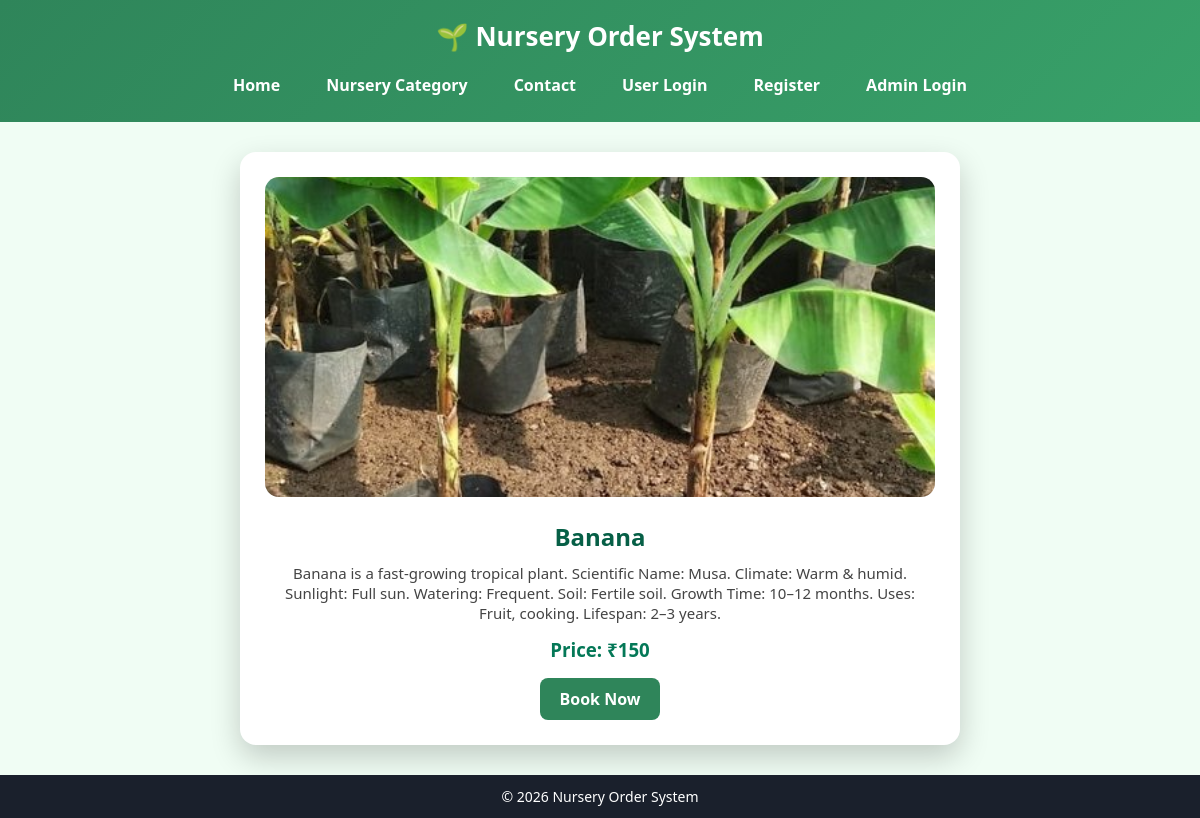
/plant/3, run on the app's committed database.
### tables this page shows
CREATE TABLE plants (
    id INTEGER PRIMARY KEY AUTOINCREMENT,
    category TEXT,
    name TEXT,
    price INTEGER,
    image TEXT,
    description TEXT
);

### app.py (the view)
@app.route("/plant/<int:id>")
def plant_detail(id):
    con = db()
    cur = con.cursor()
    cur.execute("SELECT * FROM plants WHERE id=?", (id,))
    plant = cur.fetchone()
    con.close()
    return render_template("plant_detail.html", plant=plant)

### app.py (called while the page is built)
def db():
    return sqlite3.connect("database.db")

### templates/plant_detail.html
{% extends "base.html" %}
{% block content %}
<link rel="stylesheet" href="{{ url_for('static', filename='plant_detail.css') }}">
<div class="detail">
    <img src="/static/images/{{ plant[4] }}">
    <h2>{{ plant[2] }}</h2>
    <p>{{ plant[5] }}</p>
    <h3>Price: ₹{{ plant[3] }}</h3>
    <a href="/book/{{ plant[0] }}">Book Now</a>
</div>
{% endblock %}

### static/style.css (style rules this page uses)
* { margin: 0; padding: 0; box-sizing: border-box; font-family: "Segoe UI", Arial, sans-serif; }
body { background: #f0fdf4; min-height: 100vh; display: flex; flex-direction: column; }
h2 { text-align: center; margin-bottom: 20px; }

### static/plant_detail.css (style rules this page uses)
.detail { max-width: 720px; margin: auto; background: white; padding: 25px; border-radius: 16px; box-shadow: 0 12px 30px rgba(0, 0, 0, 0.2); text-align: center; }
.detail img { width: 100%; max-height: 320px; object-fit: cover; border-radius: 14px; margin-bottom: 18px; }
.detail h2 { color: #065f46; margin-bottom: 10px; }
.detail p { font-size: 15px; color: #444; margin-bottom: 14px; }
.detail h3 { color: #047857; margin-bottom: 16px; }
.detail a { display: inline-block; padding: 10px 20px; background: #2f855a; color: white; text-decoration: none; border-radius: 8px; font-weight: 600; }

### data on the page
plants: image (picture), name "Banana", description "Banana is a fast-growing tropical plant. Scientific Name: Musa. Climate: Warm & humid. Sunlight: Full sun. Watering: Frequent. Soil: Fertile soil. Growth Time: 10–12 months. Uses: Fruit, cooking. Lifespan: 2–3 years.", price "150"
